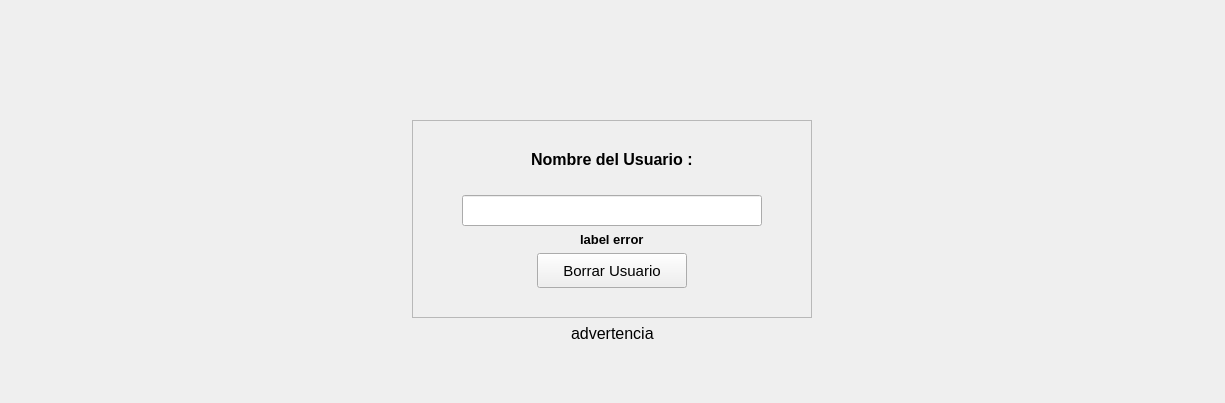
      <widget class="QWidget" name="page_14">
       <layout class="QGridLayout" name="gridLayout_25">
        <item row="0" column="0">
         <widget class="QFrame" name="frame_49">
          <property name="frameShape">
           <enum>QFrame::Shape::NoFrame</enum>
          </property>
          <property name="frameShadow">
           <enum>QFrame::Shadow::Raised</enum>
          </property>
          <layout class="QVBoxLayout" name="verticalLayout_28">
           <item>
            <spacer name="horizontalSpacer_143">
             <property name="orientation">
              <enum>Qt::Orientation::Horizontal</enum>
             </property>
             <property name="sizeHint" stdset="0">
              <size>
               <width>40</width>
               <height>20</height>
              </size>
             </property>
            </spacer>
           </item>
           <item>
            <spacer name="horizontalSpacer_146">
             <property name="orientation">
              <enum>Qt::Orientation::Horizontal</enum>
             </property>
             <property name="sizeHint" stdset="0">
              <size>
               <width>40</width>
               <height>20</height>
              </size>
             </property>
            </spacer>
           </item>
           <item>
            <spacer name="horizontalSpacer_145">
             <property name="orientation">
              <enum>Qt::Orientation::Horizontal</enum>
             </property>
             <property name="sizeHint" stdset="0">
              <size>
               <width>40</width>
               <height>20</height>
              </size>
             </property>
            </spacer>
           </item>
           <item>
            <spacer name="horizontalSpacer_144">
             <property name="orientation">
              <enum>Qt::Orientation::Horizontal</enum>
             </property>
             <property name="sizeHint" stdset="0">
              <size>
               <width>40</width>
               <height>20</height>
              </size>
             </property>
            </spacer>
           </item>
           <item>
            <spacer name="horizontalSpacer_142">
             <property name="orientation">
              <enum>Qt::Orientation::Horizontal</enum>
             </property>
             <property name="sizeHint" stdset="0">
              <size>
               <width>1185</width>
               <height>20</height>
              </size>
             </property>
            </spacer>
           </item>
           <item alignment="Qt::AlignmentFlag::AlignHCenter">
            <widget class="QFrame" name="frame_50">
             <property name="minimumSize">
              <size>
               <width>400</width>
               <height>0</height>
              </size>
             </property>
             <property name="frameShape">
              <enum>QFrame::Shape::StyledPanel</enum>
             </property>
             <property name="frameShadow">
              <enum>QFrame::Shadow::Raised</enum>
             </property>
             <layout class="QVBoxLayout" name="verticalLayout_29">
              <item>
               <spacer name="horizontalSpacer_147">
                <property name="orientation">
                 <enum>Qt::Orientation::Horizontal</enum>
                </property>
                <property name="sizeHint" stdset="0">
                 <size>
                  <width>40</width>
                  <height>20</height>
                 </size>
                </property>
               </spacer>
              </item>
              <item alignment="Qt::AlignmentFlag::AlignHCenter">
               <widget class="QLabel" name="label_83">
                <property name="font">
                 <font>
                  <pointsize>12</pointsize>
                  <bold>true</bold>
                 </font>
                </property>
                <property name="text">
                 <string>Nombre del Usuario :</string>
                </property>
               </widget>
              </item>
              <item>
               <spacer name="horizontalSpacer_148">
                <property name="orientation">
                 <enum>Qt::Orientation::Horizontal</enum>
                </property>
                <property name="sizeHint" stdset="0">
                 <size>
                  <width>40</width>
                  <height>20</height>
                 </size>
                </property>
               </spacer>
              </item>
              <item alignment="Qt::AlignmentFlag::AlignHCenter">
               <widget class="QLineEdit" name="lineEdit_27">
                <property name="minimumSize">
                 <size>
                  <width>300</width>
                  <height>0</height>
                 </size>
                </property>
                <property name="font">
                 <font>
                  <pointsize>14</pointsize>
                  <bold>false</bold>
                 </font>
                </property>
               </widget>
              </item>
              <item alignment="Qt::AlignmentFlag::AlignHCenter">
               <widget class="QLabel" name="label_112">
                <property name="font">
                 <font>
                  <pointsize>10</pointsize>
                  <bold>true</bold>
                 </font>
                </property>
                <property name="text">
                 <string>label error</string>
                </property>
               </widget>
              </item>
              <item alignment="Qt::AlignmentFlag::AlignHCenter">
               <widget class="QPushButton" name="pushButton_44">
                <property name="minimumSize">
                 <size>
                  <width>150</width>
                  <height>35</height>
                 </size>
                </property>
                <property name="font">
                 <font>
                  <pointsize>11</pointsize>
                  <bold>false</bold>
                 </font>
                </property>
                <property name="text">
                 <string>Borrar Usuario</string>
                </property>
               </widget>
              </item>
              <item>
               <spacer name="horizontalSpacer_150">
                <property name="orientation">
                 <enum>Qt::Orientation::Horizontal</enum>
                </property>
                <property name="sizeHint" stdset="0">
                 <size>
                  <width>40</width>
                  <height>20</height>
                 </size>
                </property>
               </spacer>
              </item>
             </layout>
            </widget>
           </item>
           <item alignment="Qt::AlignmentFlag::AlignHCenter">
            <widget class="QLabel" name="label_84">
             <property name="font">
              <font>
               <pointsize>12</pointsize>
               <bold>false</bold>
              </font>
             </property>
             <property name="text">
              <string>advertencia</string>
             </property>
            </widget>
           </item>
           <item>
            <spacer name="verticalSpacer_14">
             <property name="orientation">
              <enum>Qt::Orientation::Vertical</enum>
             </property>
             <property name="sizeHint" stdset="0">
              <size>
               <width>20</width>
               <height>40</height>
              </size>
             </property>
            </spacer>
           </item>
          </layout>
         </widget>
        </item>
       </layout>
      </widget>
